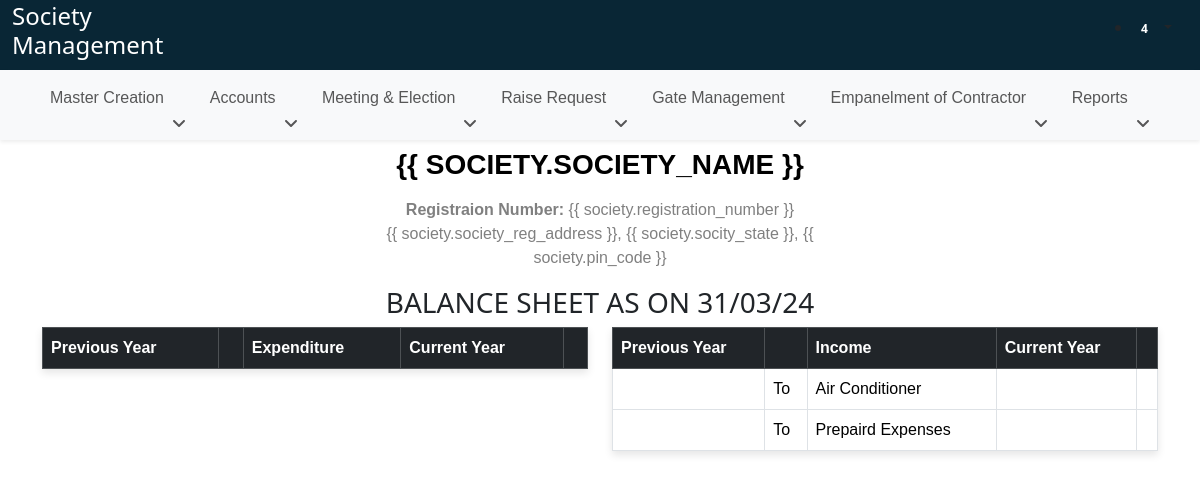
Before: /profit_and_loss/ with the older database file.
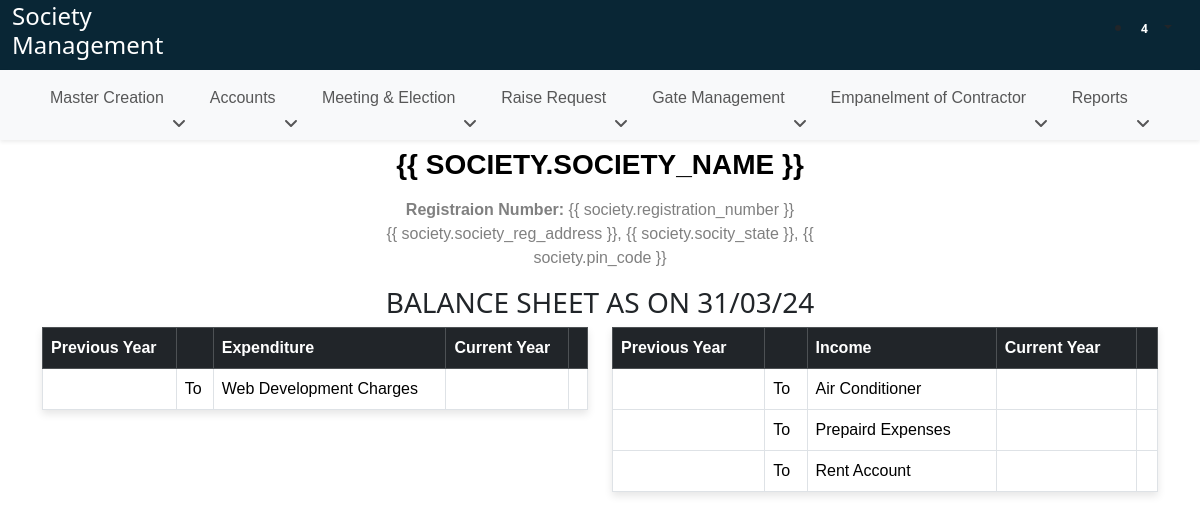
After: the same page with the newer database file.
### SocietyApi/models.py (models this page shows, shortened)
class Ledger(models.Model):
    ledger_name = models.CharField(max_length=200)
    nature = models.CharField(max_length=200)
    gst_number = models.CharField(max_length=200)
    alis = models.CharField(max_length=200)
    based_on = models.CharField(max_length=200, null=True, blank=True)
    contact_person_name = models.CharField(max_length=200)
    group_name = models.CharField(max_length=200)
    area = models.CharField(max_length=200, null=True, blank=True)
    contact_person_number = models.CharField(max_length=200)
    pan_number = models.CharField(max_length=200)
    fixed = models.CharField(max_length=200, null=True, blank=True)
    contact_person_email = models.CharField(max_length=200)
    address = models.CharField(max_length=200)
    country = models.CharField(max_length=200)
    state = models.CharField(max_length=200)
    city = models.CharField(max_length=200)
    pin_code = models.CharField(max_length=200)
    beneficiary_name = models.CharField(max_length=200)
    account_no = models.CharField(max_length=200)
    ifsc_code = models.CharField(max_length=200)
    bank_name = models.CharField(max_length=200)
    branch_name = models.CharField(max_length=200, null=True, blank=True)
    opening_balance = models.CharField(max_length=200)
    dr_cr = models.CharField(max_length=200)

### SocietyApp/views.py (the view)
# urls.py: path('profit_and_loss/', views.profit_and_loss, name='profit_and_loss'),
def profit_and_loss(request):
    datatable_columns = [0, 1]
    income_groups = get_all_child_investments(Childs.objects.get(name="Income"), cost_center=False, balance_sheet=True)
    income_groups.append("Income")
    incomes = Ledger.objects.filter(group_name__in=income_groups)
    expense_groups = get_all_child_investments(Childs.objects.get(name="Expenses"), cost_center=False, balance_sheet=True)
    expense_groups.append("Expenses")
    expense = Ledger.objects.filter(group_name__in=expense_groups)
    return render(request, 'profit_and_loss.html', {'datatable_columns': datatable_columns, 'incomes': incomes, 'expense': expense})

### SocietyApp/context_processors.py (called while the page is built)
def global_context(request):
    society_exists = SocietyCreation.objects.exists()
    return {'society_exists': society_exists}

### SocietyApp/models.py (called while the page is built)
    def __str__(self):
        return self.name

### SocietyApp/views.py (called while the page is built)
def get_all_child_investments(parent, cost_center=False, balance_sheet=False):
    all_childs = []
    balance_sheet_childs = []
    def traverse_children(investment, depth=0):
        child = 0
        if cost_center:
            children = investment.cost_center.all()
        else:
            children = investment.children.all()
        if children:
            for child in children:
                show = f"{'→'* depth} {child}"
                if balance_sheet:
                    balance_sheet_childs.append(child)
                else:
                    all_childs.append(show)
                traverse_children(child, depth + 1)
    traverse_children(parent)
    if balance_sheet:
        return balance_sheet_childs
    return all_childs

### templates/profit_and_loss.html (shortened to what this page needs)
{% extends 'base.html' %}
{% load static %}
{% block body %}
<div class="container">
    <div class="row">
        <div class="col-lg-5 ms-auto me-auto" id="societyHead">
          {% verbatim %}
          <div class="text-center mt-2" id="print-head">
            <h3 id="heading" style="color: #000 !important; font-family: 'Calibri', sans-serif;"><b>{{ society.society_name }}</b></h3>
            <p style="font-family: 'Calibri', sans-serif;" class="mt-3 p-0 mb-0 print-head-content"><b>Registraion Number: </b> <span>{{ society.registration_number }}</span></p>
            <p style="font-family: 'Calibri', sans-serif;" class="print-head-content">{{ society.society_reg_address }}, {{ society.socity_state }}, {{ society.pin_code }}</p>
          </div>
          {% endverbatim %}
        </div>
    </div>
    <div class="row">
      <h3 class="text-center">BALANCE SHEET AS ON 31/03/24</h3>
      <div class="col-lg-6">
        <table class="table table-bordered">
          <thead class="table-dark">
            <tr>
              <th scope="col">Previous Year</th>
              <th></th>
              <th scope="col">Expenditure</th>
              <th scope="col">Current Year</th>
              <th></th>
            </tr>
          </thead>
          <tbody>
            {% for income_ledger in incomes %}
            <tr>
              <td></td>
              <td>To</td>
              <td>{{ income_ledger.ledger_name }}</td>
              <td></td>
              <td></td>
            </tr>
            {% endfor %}
            </tbody>
        </table>
      </div>
      <div class="col-lg-6">
        <table class="table table-bordered">
          <thead class="table-dark">
            <tr>
              <th scope="col">Previous Year</th>
              <th></th>
              <th scope="col">Income</th>
              <th scope="col">Current Year</th>
              <th></th>
            </tr>
          </thead>
          <tbody>
            {% for expense_ledger in expense %}
            <tr>
              <td></td>
              <td>To</td>
              <td>{{ expense_ledger.ledger_name }}</td>
              <td></td>
              <td></td>
            </tr>
            {% endfor %}
          </tbody>
        </table>
      </div>
    </div>
</div>
{% endblock body %}

Changed rows visible on the page:
added Ledger: ledger_name "Web Development Charges", shown under "BALANCE SHEET AS ON 31/03/24"
now on this page (row edited): Ledger: ledger_name "Rent Account"
